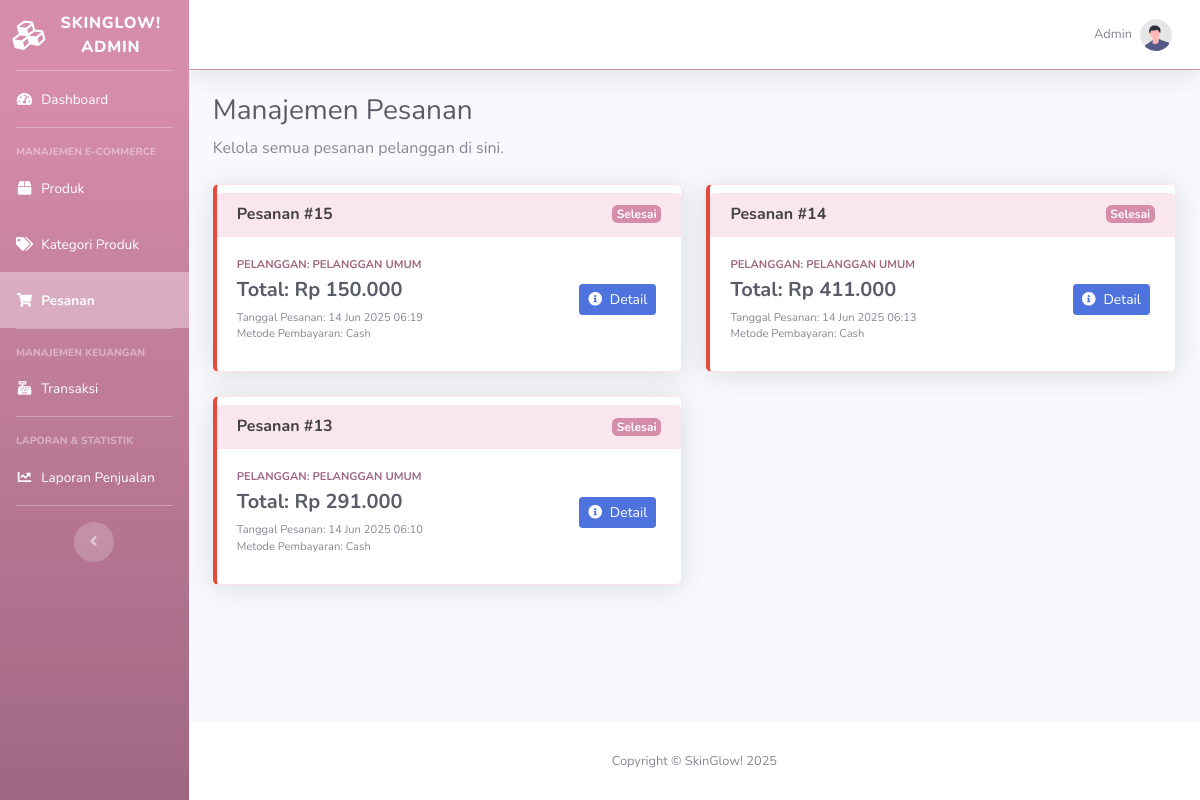
The page /admin/orders/manage_orders.php on the database as committed earlier.
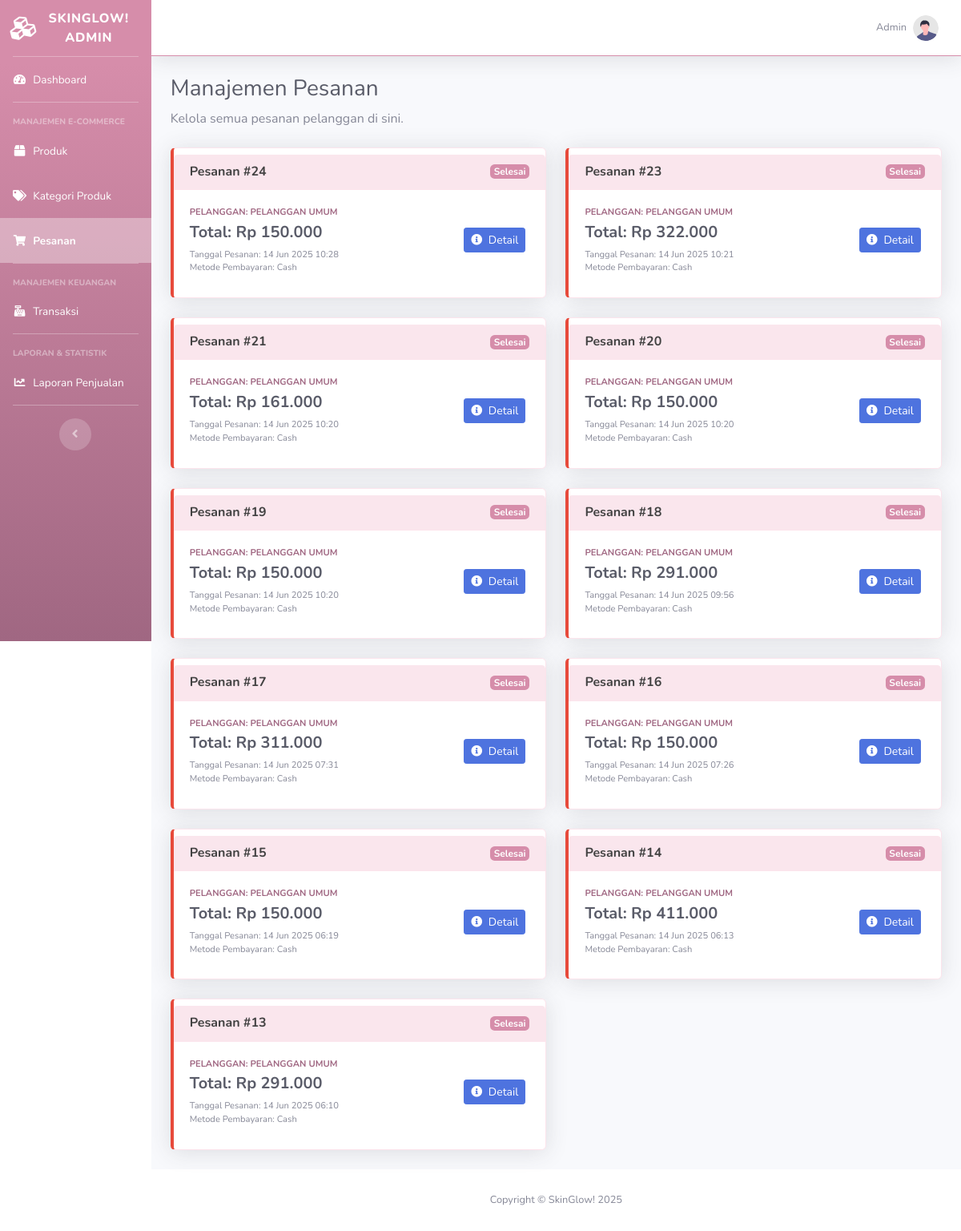
The same page on the database as committed later.
### tables this page shows
CREATE TABLE IF NOT EXISTS `orders` (
  `id` int NOT NULL AUTO_INCREMENT,
  `user_id` int DEFAULT NULL,
  `order_date` datetime DEFAULT CURRENT_TIMESTAMP,
  `status` enum('completed') DEFAULT 'completed',
  `total_amount` decimal(15,2) NOT NULL DEFAULT '0.00',
  `payment_method` varchar(50) DEFAULT 'cash',
  PRIMARY KEY (`id`),
  KEY `user_id` (`user_id`),
  CONSTRAINT `orders_ibfk_1` FOREIGN KEY (`user_id`) REFERENCES `users` (`id`)
);

### admin/orders/manage_orders.php (the view, shortened to what this page needs)
<?php
$conn = get_db_connection();
$orders = [];
$query_orders = "SELECT
                            o.id AS order_id,
                            u.name AS customer_name,
                            o.total_amount,
                            o.status,
                            o.order_date,
                            o.payment_method
                        FROM orders o
                        LEFT JOIN users u ON o.user_id = u.id -- Gunakan LEFT JOIN agar pesanan tanpa user_id (misal dari kasir) tetap muncul
                        ORDER BY o.order_date DESC";
$result_orders = $conn->query($query_orders);
if ($result_orders && $result_orders->num_rows > 0) {
    while ($row = $result_orders->fetch_assoc()) {
        $orders[] = $row;
    }
}
function get_status_badge($status) {
    switch (strtolower($status)) {
        case 'completed':
            return '<span class="badge badge-success">Selesai</span>';
    }
}
?>
<!DOCTYPE html>
<html lang="en">
<head>
    <link href="../../vendor/fontawesome-free/css/all.min.css" rel="stylesheet" type="text/css">
    <link href="../../css/index_admin.css" rel="stylesheet">
    <link href="../../css/sb-admin-2.min.css" rel="stylesheet">
    <link rel="stylesheet" href="../../css/custom_admin.css">
    <link rel="stylesheet" href="../../css/orders/admin_orders.css">
</head>
<body id="page-top">
    <div id="wrapper">
        <ul class="navbar-nav bg-gradient-primary sidebar sidebar-dark accordion" id="accordionSidebar">
            <a class="sidebar-brand d-flex align-items-center justify-content-center" href="../index.php"> <div class="sidebar-brand-icon rotate-n-15">
                        <i class="fas fa-cubes"></i>
                    </div>
                    <div class="sidebar-brand-text mx-3">SkinGlow! Admin</div>
            </a>
            <hr class="sidebar-divider my-0">
            <li class="nav-item"> <a class="nav-link" href="../index.php">
                        <i class="fas fa-fw fa-tachometer-alt"></i>
                        <span>Dashboard</span></a>
                </li>
            <hr class="sidebar-divider">
            <div class="sidebar-heading">
                Manajemen E-commerce
            </div>
            <li class="nav-item">
                <a class="nav-link" href="../products/manage_products.php"> <i class="fas fa-fw fa-box"></i>
                        <span>Produk</span></a>
            </li>
            <li class="nav-item">
                <a class="nav-link" href="../categories/manage_categories.php"> <i class="fas fa-fw fa-tags"></i>
                        <span>Kategori Produk</span></a>
            </li>
            <li class="nav-item active"> <a class="nav-link" href="manage_orders.php"> <i class="fas fa-fw fa-shopping-cart"></i>
                        <span>Pesanan</span></a>
            </li>
            <hr class="sidebar-divider">
            <div class="sidebar-heading">
                Manajemen Keuangan
            </div>
            <li class="nav-item">
                <a class="nav-link" href="../transactions/manage_transactions.php"> <i class="fas fa-fw fa-cash-register"></i>
                        <span>Transaksi</span></a>
            </li>
            <hr class="sidebar-divider">
            <div class="sidebar-heading">
                Laporan & Statistik
            </div>
            <li class="nav-item">
                <a class="nav-link" href="../sales_report.php"> <i class="fas fa-fw fa-chart-line"></i>
                    <span>Laporan Penjualan</span>
                </a>
            </li>
            <hr class="sidebar-divider d-none d-md-block">
            <div class="text-center d-none d-md-inline">
                <button class="rounded-circle border-0" id="sidebarToggle"></button>
            </div>
        </ul>
        <div id="content-wrapper" class="d-flex flex-column">
            <div id="content">
                <nav class="navbar navbar-expand navbar-light bg-white topbar mb-4 static-top shadow">
                    <ul class="navbar-nav ml-auto">
                        <li class="nav-item dropdown no-arrow">
                            <a class="nav-link dropdown-toggle" href="#" id="userDropdown" role="button"
                                data-toggle="dropdown" aria-haspopup="true" aria-expanded="false">
                                <span class="mr-2 d-none d-lg-inline text-gray-600 small">
                                        <?php
                                            echo htmlspecialchars($_SESSION['user_name'] ?? 'Admin ');
                                        ?>
                                </span>
                                <img class="img-profile rounded-circle"
                                    src="../../img/undraw_profile.svg">
                            </a>
                        </li>
                    </ul>
                </nav>
                <div class="container-fluid">
                    <h1 class="h3 mb-2 text-gray-800">Manajemen Pesanan</h1>
                    <p class="mb-4">Kelola semua pesanan pelanggan di sini.</p>
                    <?php if (empty($orders)): ?>
                        <div class="alert alert-info text-center" role="alert">
                            Tidak ada pesanan ditemukan.
                        </div>
                    <?php else: ?>
                        <div class="row">
                            <?php foreach ($orders as $order): ?>
                                <div class="col-lg-6 mb-4">
                                    <div class="card shadow h-100 py-2 order-card">
                                        <div class="card-header d-flex justify-content-between align-items-center">
                                            <h6 class="m-0 font-weight-bold">Pesanan #<?php echo htmlspecialchars($order['order_id']); ?></h6>
                                            <?php echo get_status_badge($order['status']); ?>
                                        </div>
                                        <div class="card-body">
                                            <div class="row no-gutters align-items-center">
                                                <div class="col mr-2">
                                                    <div class="text-xs font-weight-bold text-uppercase mb-1">
                                                        Pelanggan: <?php echo htmlspecialchars($order['customer_name'] ?? 'Pelanggan Umum'); ?></div>
                                                    <div class="h5 mb-0 font-weight-bold text-gray-800">Total: Rp <?php echo number_format($order['total_amount'], 0, ',', '.'); ?></div>
                                                    <div class="text-xs text-muted mt-2">
                                                        Tanggal Pesanan: <?php echo date('d M Y H:i', strtotime($order['order_date'])); ?><br>
                                                        Metode Pembayaran: <?php echo htmlspecialchars($order['payment_method']); ?>
                                                    </div>
                                                </div>
                                                <div class="col-auto order-actions">
                                                    <a href="view_order_detail.php?id=<?php echo $order['order_id']; ?>" class="btn btn-sm btn-detail">
                                                        <i class="fas fa-info-circle mr-1"></i> Detail
                                                    </a>
                                                </div>
                                            </div>
                                        </div>
                                    </div>
                                </div>
                            <?php endforeach; ?>
                        </div>
                    <?php endif; ?>
                </div>
            </div>
            <footer class="sticky-footer bg-white">
                <div class="container my-auto">
                    <div class="copyright text-center my-auto">
                        <span>Copyright &copy; SkinGlow! 2025</span> </div>
                </div>
            </footer>
            </div>
        </div>
</body>
</html>

### css/index_admin.css (style rules this page uses)
:root { --skinglow-primary: #D68DAA; --skinglow-dark-pink: #A06782; --skinglow-light-pink: #FCE4EC; --skinglow-lighter-pink: #FAE6ED; --skinglow-bright-pink: #FF6B81; --skinglow-white: #FFFFFF; --skinglow-black: #212529; --skinglow-gray: #757575; --skinglow-gray-dark: #424242; --blue: var(--skinglow-primary); --indigo: var(--skinglow-primary); --purple: var(--skinglow-primary); --pink: var(--skinglow-primary); --red: var(--skinglow-primary); --orange: var(--skinglow-primary); --yellow: var(--skinglow-primary); --green: var(--skinglow-primary); --teal: var(--skinglow-primary); --cyan: var(--skinglow-primary); --white: var(--skinglow-white); --gray: var(--skinglow-gray); --gray-dark: var(--skinglow-gray-dark); --primary: var(--skinglow-primary); --secondary: var(--skinglow-dark-pink); --success: var(--skinglow-primary); --info: var(--skinglow-primary); --warning: var(--skinglow-primary); --danger: var(--skinglow-primary); --light: var(--skinglow-light-pink); --dark: var(--skinglow-dark-pink); }
body { background-color: var(--skinglow-lighter-pink); color: var(--skinglow-gray-dark); }
.sidebar { background-color: var(--skinglow-primary) !important; background-image: linear-gradient(180deg, var(--skinglow-primary) 10%, var(--skinglow-dark-pink) 100%) !important; color: var(--skinglow-white) !important; }
.sidebar .nav-item .nav-link { color: var(--skinglow-white) !important; }
.sidebar .nav-item .nav-link i { color: var(--skinglow-white) !important; }
.sidebar .nav-item.active .nav-link { color: var(--skinglow-white) !important; background-color: rgba(255, 255, 255, 0.35) !important; }
.sidebar-divider { border-top: 1px solid rgba(255, 255, 255, 0.3) !important; }
.sidebar-brand-icon, .sidebar-brand-text { color: var(--skinglow-white) !important; }
.sidebar-dark .sidebar-heading { color: rgba(255, 255, 255, 0.8); }
.topbar { background-color: var(--skinglow-light-pink) !important; border-bottom: 1px solid var(--skinglow-primary) !important; }
.navbar-light .navbar-nav .nav-link { color: var(--skinglow-dark-pink) !important; }
.topbar .nav-item.dropdown .dropdown-toggle::after { color: var(--skinglow-dark-pink) !important; }
.text-gray-800, .text-gray-900 { color: var(--skinglow-gray-dark) !important; }
.text-xs.font-weight-bold { color: var(--skinglow-dark-pink) !important; }
.bg-gradient-primary { background-color: var(--skinglow-primary) !important; background-image: linear-gradient(180deg, var(--skinglow-primary) 10%, var(--skinglow-dark-pink) 100%) !important; background-size: cover; }
.card { border-color: var(--skinglow-light-pink) !important; }
.card-header { background-color: var(--skinglow-lighter-pink) !important; border-bottom: 1px solid var(--skinglow-light-pink) !important; color: var(--skinglow-gray-dark) !important; }
.badge-primary, .badge-success, .badge-info, .badge-warning, .badge-danger { background-color: var(--skinglow-primary) !important; color: var(--skinglow-white) !important; }
.small { color: var(--skinglow-dark-pink) !important; }

### css/custom_admin.css (style rules this page uses)
html, body { height: 100%; }
#wrapper { display: flex; min-height: 100vh; }
.sidebar { position: sticky; top: 0; height: 100vh; overflow-y: auto; z-index: 1000; -webkit-position: sticky; }
.topbar { position: sticky; top: 0; z-index: 999; }
#content-wrapper { flex-grow: 1; overflow-y: auto; }

### css/orders/admin_orders.css (style rules this page uses)
.order-card { border-left: 0.25rem solid #e74a3b !important; animation: fadeIn 0.5s ease-out; }
.order-card .card-header { background-color: #e74a3b; color: #fff; font-weight: bold; }
.order-actions .btn { margin-right: 5px; }
.order-actions .btn-detail { background-color: #4e73df; border-color: #4e73df; color: #fff; }

Rows that differ between the two databases and show on the page:
added orders: id "24", status "Selesai", customer_name "PELANGGAN UMUM", total_amount "150.000", order_date "14 Jun 2025 10:28", payment_method "Cash"
added orders: id "23", status "Selesai", customer_name "PELANGGAN UMUM", total_amount "322.000", order_date "14 Jun 2025 10:21", payment_method "Cash"
added orders: id "21", status "Selesai", customer_name "PELANGGAN UMUM", total_amount "161.000", order_date "14 Jun 2025 10:20", payment_method "Cash"
added orders: id "20", status "Selesai", customer_name "PELANGGAN UMUM", total_amount "150.000", order_date "14 Jun 2025 10:20", payment_method "Cash"
added orders: id "19", status "Selesai", customer_name "PELANGGAN UMUM", total_amount "150.000", order_date "14 Jun 2025 10:20", payment_method "Cash"
added orders: id "18", status "Selesai", customer_name "PELANGGAN UMUM", total_amount "291.000", order_date "14 Jun 2025 09:56", payment_method "Cash"
added orders: id "17", status "Selesai", customer_name "PELANGGAN UMUM", total_amount "311.000", order_date "14 Jun 2025 07:31", payment_method "Cash"
added orders: id "16", status "Selesai", customer_name "PELANGGAN UMUM", total_amount "150.000", order_date "14 Jun 2025 07:26", payment_method "Cash"
